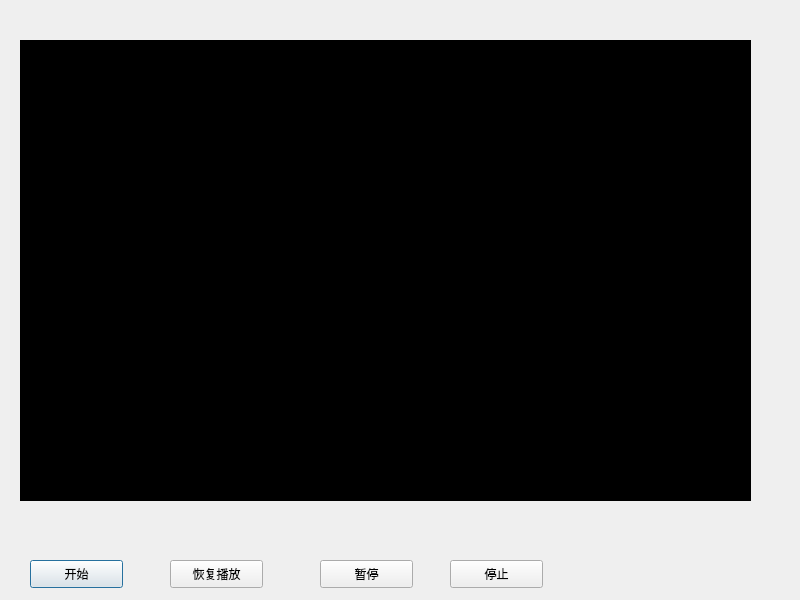
<?xml version="1.0" encoding="UTF-8"?>
<ui version="4.0">
 <class>VideoDialog</class>
 <widget class="QDialog" name="VideoDialog">
  <property name="geometry">
   <rect>
    <x>0</x>
    <y>0</y>
    <width>800</width>
    <height>600</height>
   </rect>
  </property>
  <property name="windowTitle">
   <string>VideoDialog</string>
  </property>
  <widget class="QLabel" name="label">
   <property name="geometry">
    <rect>
     <x>20</x>
     <y>40</y>
     <width>731</width>
     <height>461</height>
    </rect>
   </property>
   <property name="styleSheet">
    <string notr="true">background-color: rgb(0, 0, 0);</string>
   </property>
   <property name="text">
    <string/>
   </property>
   <property name="scaledContents">
    <bool>true</bool>
   </property>
  </widget>
  <widget class="QPushButton" name="pb_start">
   <property name="geometry">
    <rect>
     <x>30</x>
     <y>560</y>
     <width>93</width>
     <height>28</height>
    </rect>
   </property>
   <property name="text">
    <string>开始</string>
   </property>
  </widget>
  <widget class="QPushButton" name="pb_resume">
   <property name="geometry">
    <rect>
     <x>170</x>
     <y>560</y>
     <width>93</width>
     <height>28</height>
    </rect>
   </property>
   <property name="text">
    <string>恢复播放</string>
   </property>
  </widget>
  <widget class="QPushButton" name="pb_pause">
   <property name="geometry">
    <rect>
     <x>320</x>
     <y>560</y>
     <width>93</width>
     <height>28</height>
    </rect>
   </property>
   <property name="text">
    <string>暂停</string>
   </property>
  </widget>
  <widget class="QPushButton" name="pb_stop">
   <property name="geometry">
    <rect>
     <x>450</x>
     <y>560</y>
     <width>93</width>
     <height>28</height>
    </rect>
   </property>
   <property name="text">
    <string>停止</string>
   </property>
  </widget>
 </widget>
 <resources/>
 <connections/>
</ui>
